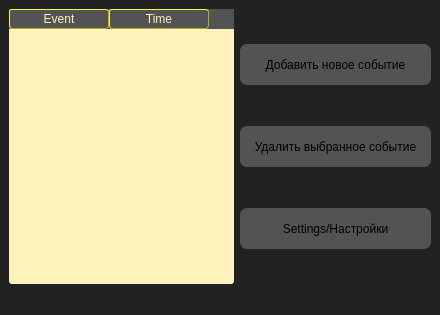
<?xml version="1.0" encoding="UTF-8"?>
<ui version="4.0">
 <class>mainWindow</class>
 <widget class="QMainWindow" name="mainWindow">
  <property name="geometry">
   <rect>
    <x>0</x>
    <y>0</y>
    <width>440</width>
    <height>315</height>
   </rect>
  </property>
  <property name="minimumSize">
   <size>
    <width>440</width>
    <height>315</height>
   </size>
  </property>
  <property name="windowTitle">
   <string>JoJo's Orginizer😎</string>
  </property>
  <property name="windowIcon">
   <iconset>
    <normaloff>jojo.ico</normaloff>jojo.ico</iconset>
  </property>
  <property name="styleSheet">
   <string notr="true">QWidget{
	background-color:rgb(34, 34, 34);
}

QPushButton{
	background-color: rgb(83, 83, 83);
	border-radius: 6.5px;
}

QPushButton:hover{
	background-color:rgb(52, 52, 52)
}

QTableWidget
{
background-color:rgb(255, 242, 189);
border-radius: 3px;
}

QTableWidget QTableCornerButton::section
{
background-color:rgb(255, 242, 189);
border: 1px outset red;
}

QHeaderView
{
background-color:  rgb(83, 83, 83);
}

QHeaderView::section
{
background-color:  rgb(83, 83, 83);
color:rgb(255, 242, 189);
border:1px outset rgb(181, 172, 37);
border-radius: 3px;
}
</string>
  </property>
  <widget class="QWidget" name="centralwidget">
   <layout class="QVBoxLayout" name="verticalLayout_2">
    <item>
     <layout class="QHBoxLayout" name="horizontalLayout">
      <item>
       <widget class="QTableWidget" name="tableWidget">
        <column>
         <property name="text">
          <string>Event</string>
         </property>
        </column>
        <column>
         <property name="text">
          <string>Time</string>
         </property>
        </column>
       </widget>
      </item>
      <item>
       <layout class="QVBoxLayout" name="verticalLayout">
        <item>
         <widget class="QPushButton" name="addEvent">
          <property name="minimumSize">
           <size>
            <width>191</width>
            <height>41</height>
           </size>
          </property>
          <property name="text">
           <string>Добавить новое событие</string>
          </property>
         </widget>
        </item>
        <item>
         <widget class="QPushButton" name="deleteEvent">
          <property name="minimumSize">
           <size>
            <width>191</width>
            <height>41</height>
           </size>
          </property>
          <property name="text">
           <string>Удалить выбранное событие</string>
          </property>
         </widget>
        </item>
        <item>
         <widget class="QPushButton" name="settingsButton">
          <property name="minimumSize">
           <size>
            <width>191</width>
            <height>41</height>
           </size>
          </property>
          <property name="text">
           <string>Settings/Настройки</string>
          </property>
         </widget>
        </item>
       </layout>
      </item>
     </layout>
    </item>
   </layout>
  </widget>
  <widget class="QMenuBar" name="menubar">
   <property name="geometry">
    <rect>
     <x>0</x>
     <y>0</y>
     <width>440</width>
     <height>21</height>
    </rect>
   </property>
  </widget>
  <widget class="QStatusBar" name="statusbar"/>
 </widget>
 <resources/>
 <connections/>
</ui>
